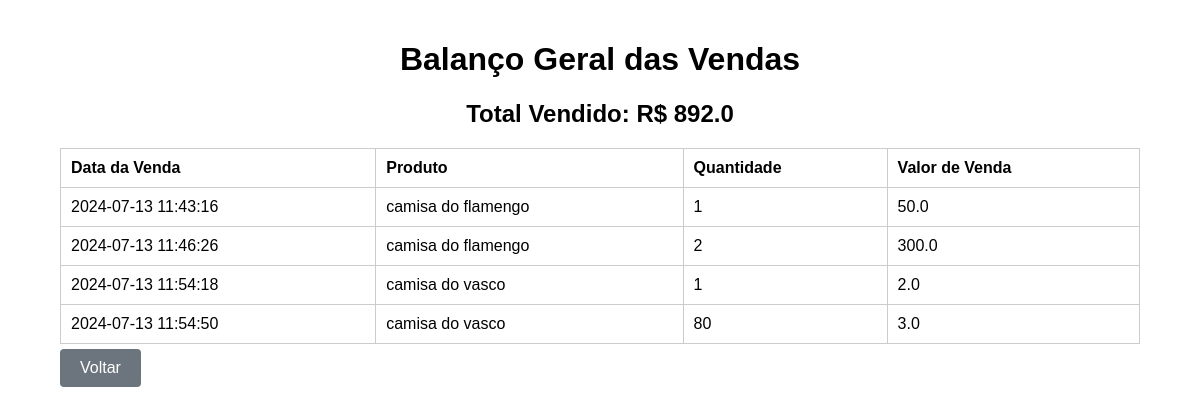
/balanco, run on the app's committed database.
### app.py (models this page shows)
class Venda(db.Model):
    id = db.Column(db.Integer, primary_key=True)
    produto_id = db.Column(db.Integer, db.ForeignKey('produto.id'), nullable=False)
    data_venda = db.Column(db.DateTime, default=datetime.utcnow)
    quantidade = db.Column(db.Integer, nullable=False)
    valor_venda = db.Column(db.Float, nullable=False)
    produto = db.relationship('Produto', backref=db.backref('vendas', lazy=True))

class Produto(db.Model):
    id = db.Column(db.Integer, primary_key=True)
    nome = db.Column(db.String(100), nullable=False)
    quantidade = db.Column(db.Integer, nullable=False)
    preco_sugerido = db.Column(db.Float, nullable=False)

### app.py (the view)
@app.route('/balanco')
def balanco():
    vendas = Venda.query.options(joinedload(Venda.produto)).all()
    total_vendas = sum(venda.valor_venda * venda.quantidade for venda in vendas)
    return render_template('balanco.html', vendas=vendas, total_vendas=total_vendas)

### templates/balanco.html (shortened to what this page needs)
<!DOCTYPE html>
<html lang="en">
<head>
    <link rel="stylesheet" href="{{ url_for('static', filename='styles.css') }}">
</head>
<body>
    <div class="container">
        <h1>Balanço Geral das Vendas</h1>
        <h2>Total Vendido: R$ {{ total_vendas }}</h2>
        <table>
            <thead>
                <tr>
                    <th>Data da Venda</th>
                    <th>Produto</th>
                    <th>Quantidade</th>
                    <th>Valor de Venda</th>
                </tr>
            </thead>
            <tbody>
                {% for venda in vendas %}
                    <tr>
                        <td>{{ venda.data_venda.strftime('%Y-%m-%d %H:%M:%S') }}</td>
                        <td>{{ venda.produto.nome }}</td>
                        <td>{{ venda.quantidade }}</td>
                        <td>{{ venda.valor_venda }}</td>
                    </tr>
                {% endfor %}
            </tbody>
        </table>
        <a href="{{ url_for('index') }}" class="btn btn-secondary">Voltar</a>
    </div>
</body>
</html>

### static/styles.css (style rules this page uses)
body { font-family: Arial, sans-serif; margin: 0; padding: 0; }
.container { width: 90%; max-width: 1200px; margin: 0 auto; padding: 20px; }
h1, h2 { text-align: center; }
.btn { display: inline-block; padding: 10px 20px; margin: 5px 0; background-color: #007BFF; color: white; text-decoration: none; border-radius: 4px; }
.btn-secondary { background-color: #6c757d; }
table { width: 100%; border-collapse: collapse; margin-top: 20px; }
table, th, td { border: 1px solid #ccc; }
th, td { padding: 10px; text-align: left; }

### data on the page
Venda: data_venda "2024-07-13 11:43:16", produto.nome "camisa do flamengo", quantidade "1", valor_venda "50.0"
Venda: data_venda "2024-07-13 11:46:26", produto.nome "camisa do flamengo", quantidade "2", valor_venda "300.0"
Venda: data_venda "2024-07-13 11:54:18", produto.nome "camisa do vasco", quantidade "1", valor_venda "2.0"
Venda: data_venda "2024-07-13 11:54:50", produto.nome "camisa do vasco", quantidade "80", valor_venda "3.0"

### other printed values
{{ total_vendas }} "892.0"
